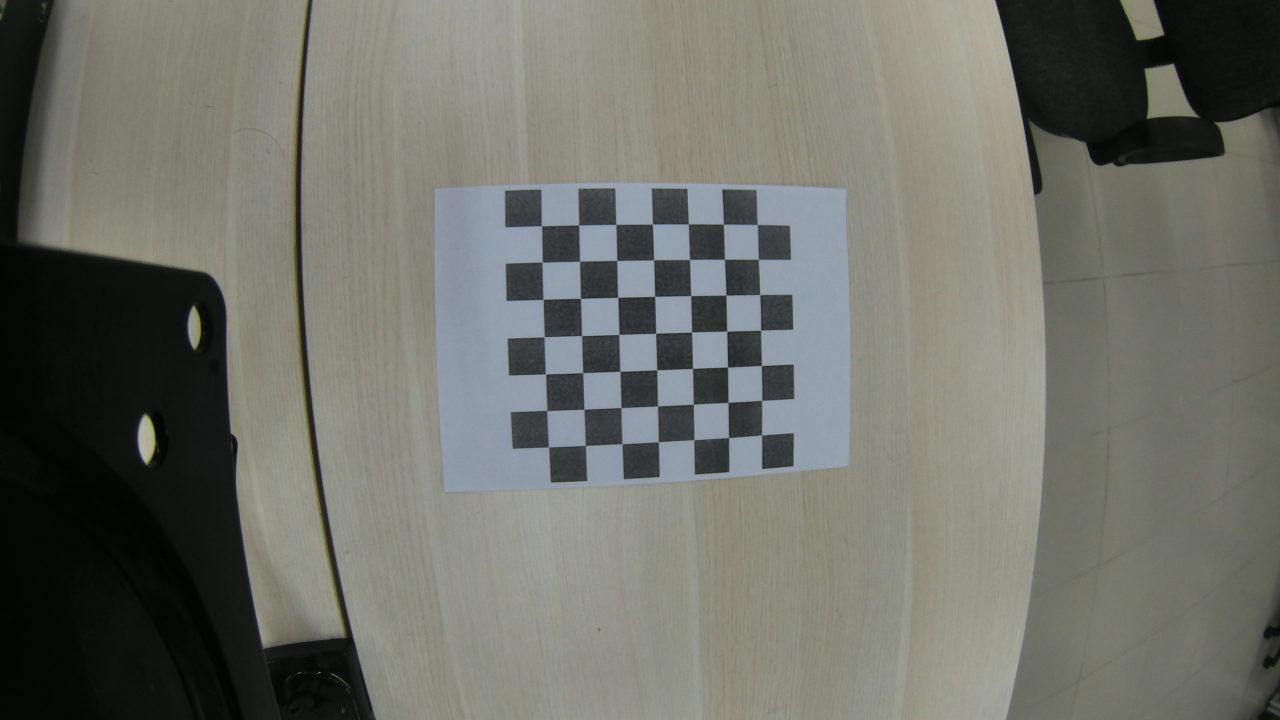
#> input picture new_design/cam_calibration/Calib_pics/WIN_20241030_18_55_36_Pro.jpg, 3840 x 2160 px (shown at 1/3 size); its folder holds 4 pictures in this run
$ python initial_camera_calibration.py
#> lines starting #> are read from the running program, lines starting #| are printed output that depends on the picture
#https://docs.opencv.org/3.3.0/dc/dbb/tutorial_py_calibration.html

import numpy as np
import cv2
import glob
import time

workingdir="/home/pi/Desktop/Captures/"
savedir="camera_data/"
# termination criteria
criteria = (cv2.TERM_CRITERIA_EPS + cv2.TERM_CRITERIA_MAX_ITER, 30, 0.001)
# prepare object points, like (0,0,0), (1,0,0), (2,0,0) ....,(6,5,0)
objp = np.zeros((7*7,3), dtype= np.float32)
np.set_printoptions(precision=14, suppress=True)
#add 2.5 to account for 2.5 cm per square in grid
objp[:,:2] = np.mgrid[0:7,0:7].T.reshape(-1,2)*19

# Arrays to store object points and image points from all the images.
objpoints = [] # 3d point in real world space
imgpoints = [] # 2d points in image plane.
# images = glob.glob('images/*.jpg')
images = glob.glob('Calib_pics/*.jpg')

win_name="Verify"
cv2.namedWindow(win_name, cv2.WND_PROP_FULLSCREEN)
cv2.setWindowProperty(win_name,cv2.WND_PROP_FULLSCREEN,cv2.WINDOW_FULLSCREEN)

print("getting images")
for fname in images:
    img = cv2.imread(fname)
#> img is the input picture: shape (2160, 3840, 3); mean B, G, R 104.8, 112.5, 111.4
    print(fname)
    gray = cv2.cvtColor(img, cv2.COLOR_BGR2GRAY)
    dark_gray = cv2.multiply(gray, 0.5)
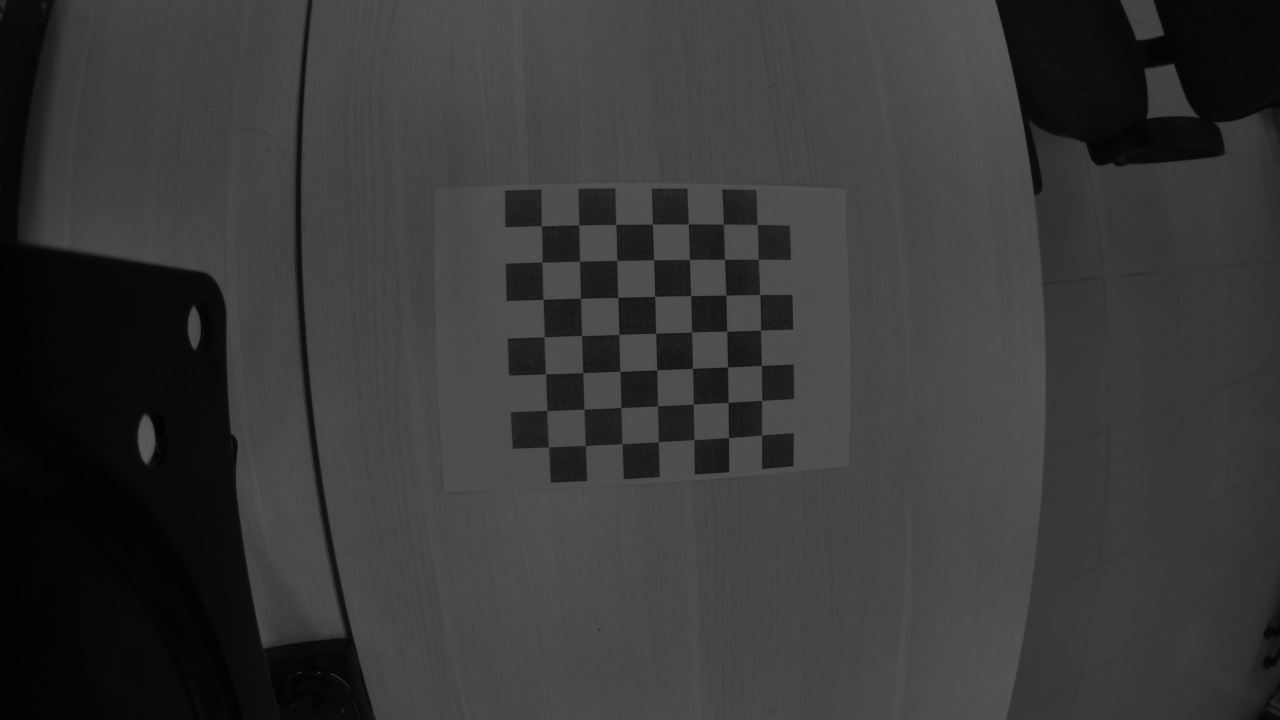
#> dark_gray: shape (2160, 3840) (shown at 1/3 size); min 0, max 94, mean 55.6
    cv2.imshow(win_name,dark_gray)
    cv2.waitKey(1000)


    # Find the chess board corners
    ret, corners = cv2.findChessboardCorners(gray, (7,7), None)
#> ret = True; corners = 49 rows, first 8: [2272.5, 674.5], [2277, 778.1], [2281.6, 884.8], [2284, 990.5], [2286.6, 1097.4], [2286.9, 1201.9], [2287.5, 1306.3], [2172, 672.5]
    # print(corners)
    # print(objpoints)
    # If found, add object points, image points (after refining them)
    if ret == True:
        print("Chess corner == True")
        objpoints.append(objp)
        corners2=cv2.cornerSubPix(gray,corners, (11,11), (-1,-1), criteria)
#> corners2 = 49 rows, first 8: [2273.3, 674.4], [2276.6, 778.7], [2280.5, 884.6], [2283.5, 991.1], [2285.6, 1097.4], [2286.7, 1201.8], [2286.5, 1306.1], [2172, 673.5]
        imgpoints.append(corners)
        # Draw and display the corners
        cv2.drawChessboardCorners(img, (7,7), corners2, ret)
        cv2.imshow(win_name, img)
        cv2.waitKey(500)

    img1=img
#> pass 2 of the loop `for fname in images:`:
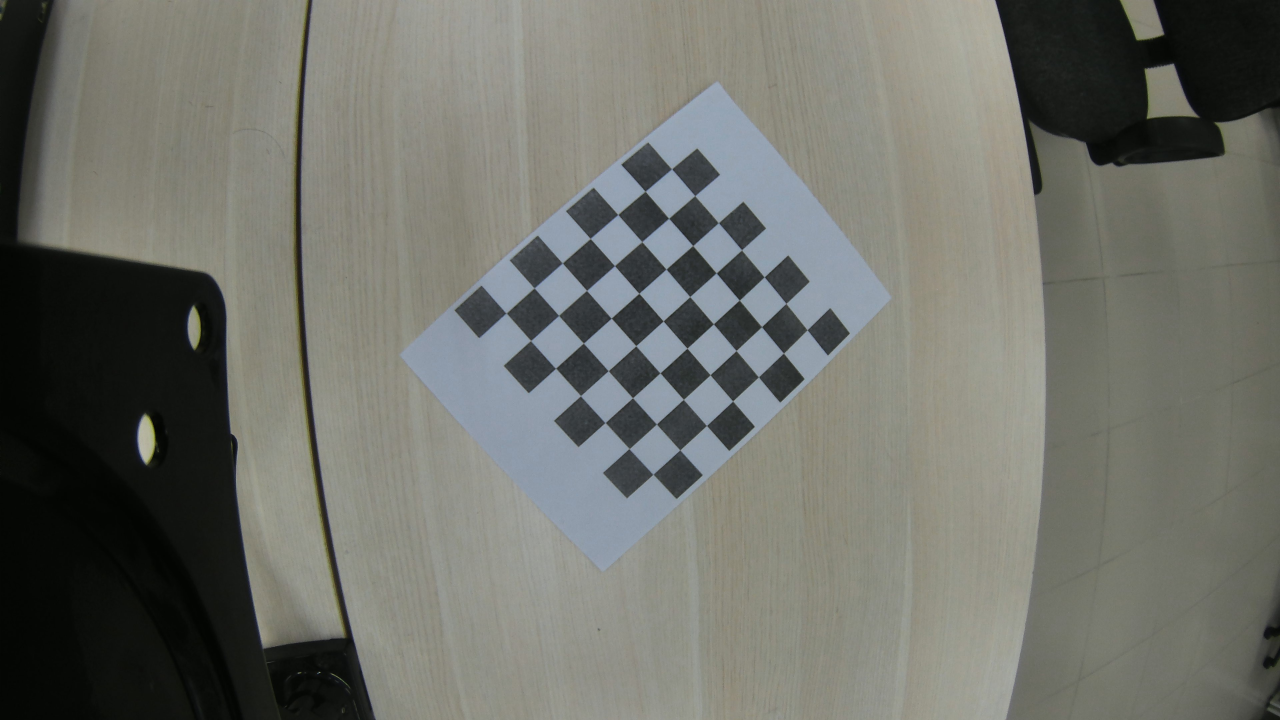
#> input picture new_design/cam_calibration/Calib_pics/WIN_20241030_18_55_49_Pro.jpg, 3840 x 2160 px (shown at 1/3 size)
#> img is the input picture: shape (2160, 3840, 3); mean B, G, R 105.8, 112.7, 111.3
#> `dark_gray = cv2.multiply(gray, 0.5)`:
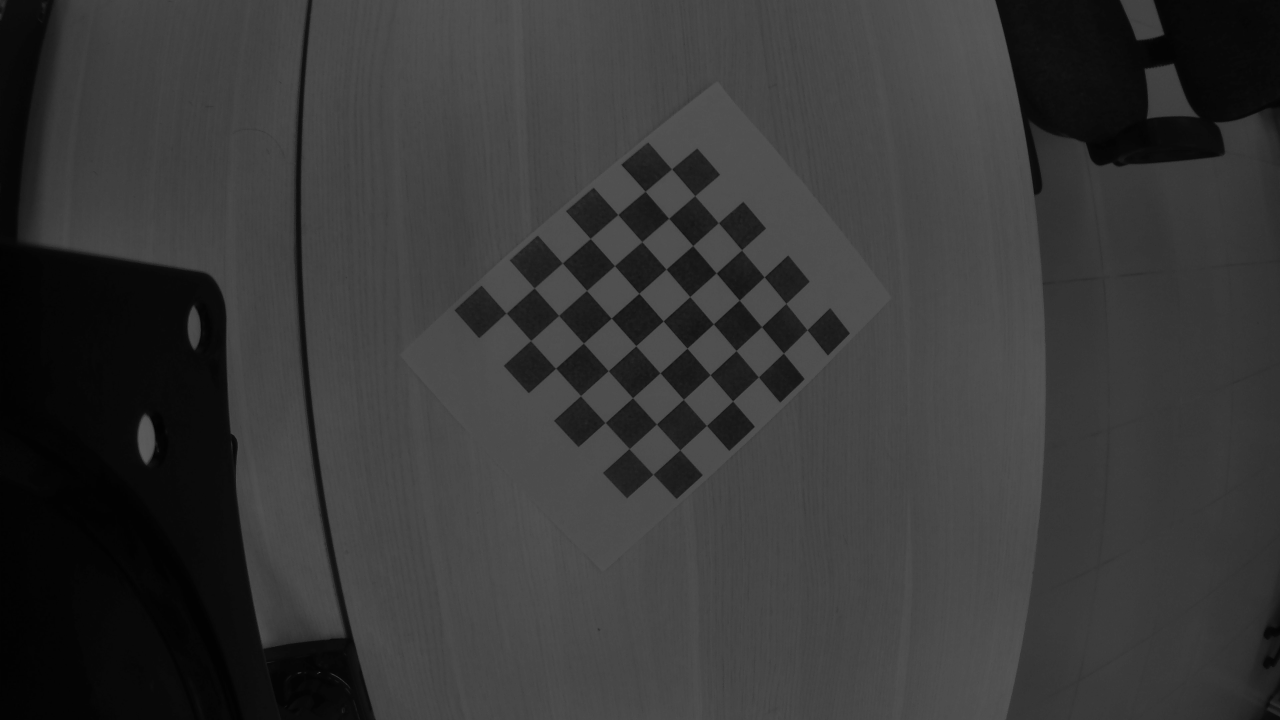
#> dark_gray: shape (2160, 3840) (shown at 1/3 size); min 0, max 95, mean 55.7
#> corners = 49 rows, first 8: [2017.7, 506.3], [2086.3, 586.7], [2157.9, 667.5], [2225.5, 750.5], [2294.4, 831], [2359.5, 911], [2422, 990.5], [1938.1, 574.2]
#> corners2 = 49 rows, first 8: [2016.1, 507.5], [2085.5, 587.9], [2156.1, 669], [2226, 750.5], [2293.8, 831.4], [2359.3, 911.1], [2422.5, 990.5], [1936.4, 574.5]
#> pass 3 of the loop `for fname in images:`:
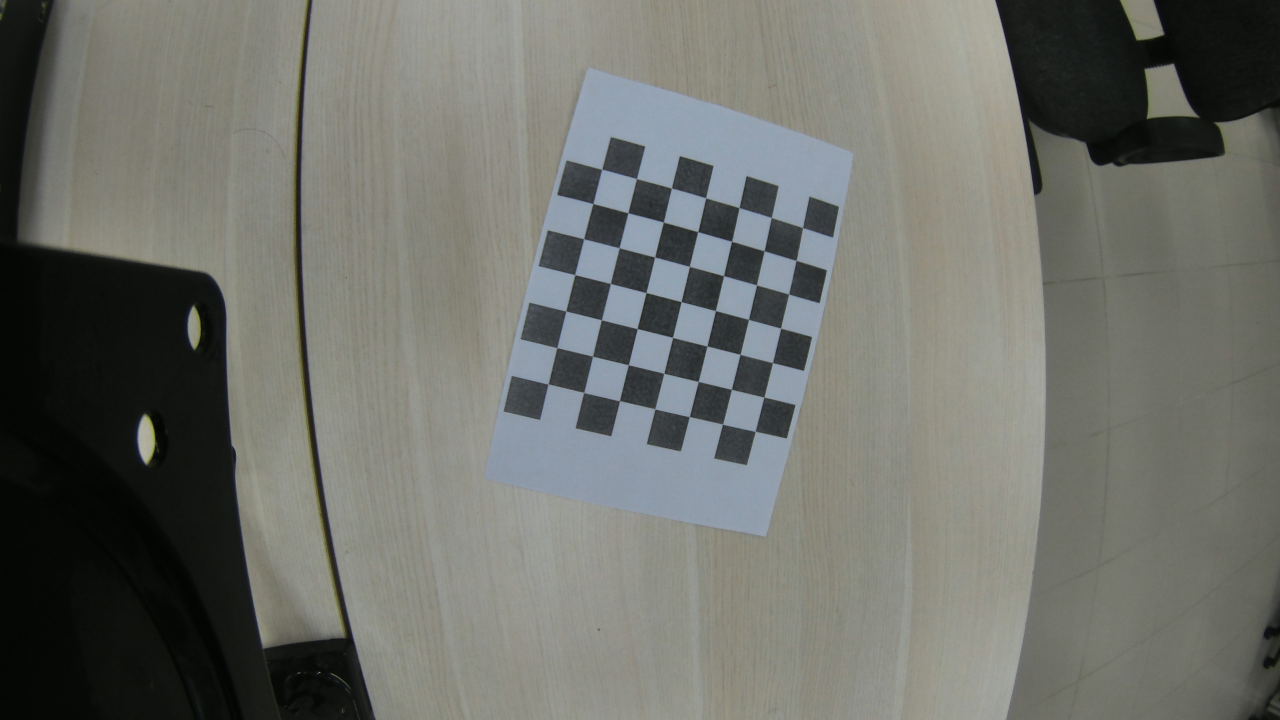
#> input picture new_design/cam_calibration/Calib_pics/WIN_20241030_18_56_03_Pro.jpg, 3840 x 2160 px (shown at 1/3 size)
#> img is the input picture: shape (2160, 3840, 3); mean B, G, R 106.2, 112.4, 110.7
#> `dark_gray = cv2.multiply(gray, 0.5)`:
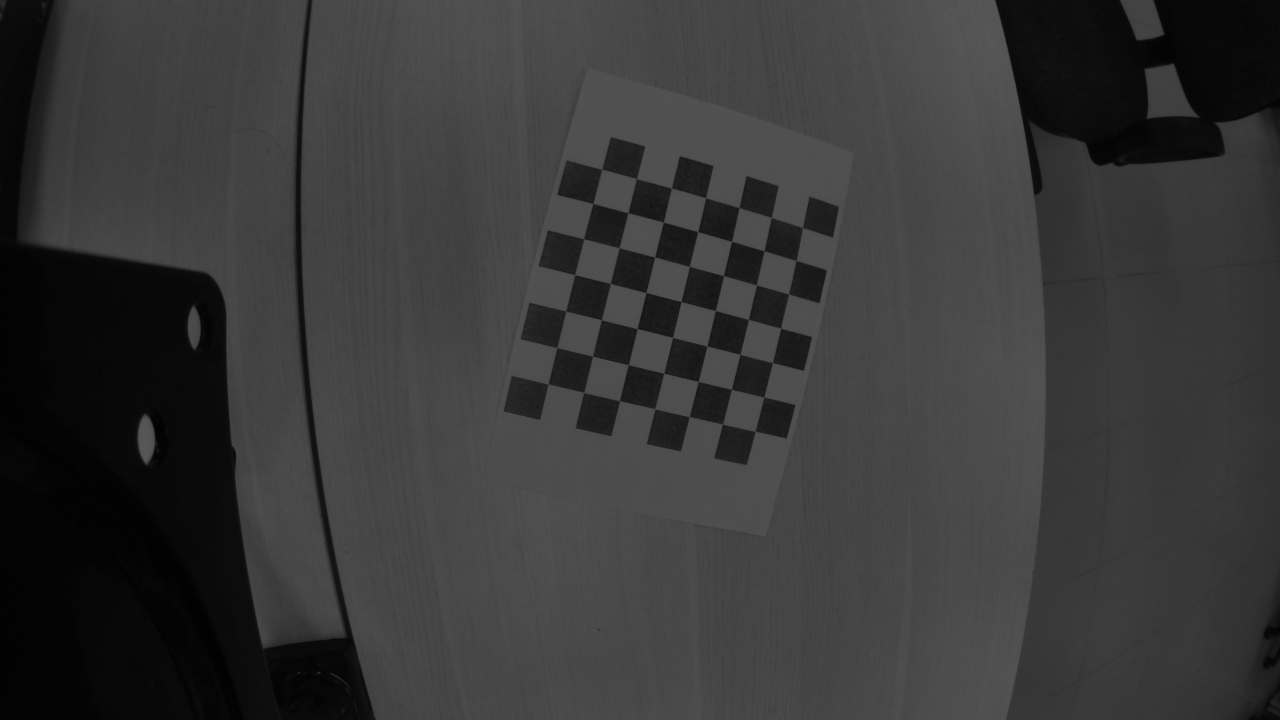
#> dark_gray: shape (2160, 3840) (shown at 1/3 size); min 0, max 94, mean 55.6
#> corners = 49 rows, first 8: [1806, 508], [1912.2, 535.7], [2015, 565], [2117.7, 594], [2217.5, 624], [2316.2, 653.4], [2409.3, 681.6], [1777.6, 611.4]
#> corners2 = 49 rows, first 8: [1806.6, 508.5], [1910.7, 536.5], [2015.3, 565.5], [2118, 594.3], [2218, 623.9], [2315.4, 653.5], [2409.2, 683.7], [1780, 611.4]
#> the loop made 4 passes; the first 3 are shown

cv2.destroyAllWindows()

print(">==> Starting calibration")
ret, cam_mtx, dist, rvecs, tvecs = cv2.calibrateCamera(objpoints, imgpoints, gray.shape[::-1], None, None)

#print(ret)
print("Camera Matrix")
print(cam_mtx)
np.save(savedir+'cam_mtx.npy', cam_mtx)

print("Distortion Coeff")
print(dist)
np.save(savedir+'dist.npy', dist)

print("r vecs")
print(rvecs[2])

print("t Vecs")
print(tvecs[2])


print(">==> Calibration ended")


h,  w = img1.shape[:2]
#> h = 2160; w = 3840
print("Image Width, Height")
print(w, h)
#| 3840 2160
#if using Alpha 0, so we discard the black pixels from the distortion.  this helps make the entire region of interest is the full dimensions of the image (after undistort)
#if using Alpha 1, we retain the black pixels, and obtain the region of interest as the valid pixels for the matrix.
#i will use Apha 1, so that I don't have to run undistort.. and can just calculate my real world x,y
newcam_mtx, roi=cv2.getOptimalNewCameraMatrix(cam_mtx, dist, (w,h), 1, (w,h))
# newcam_mtx, roi=cv2.getOptimalNewCameraMatrix(cam_mtx, dist, (w,h), 0, (w,h))

print("Region of Interest")
print(roi)
np.save(savedir+'roi.npy', roi)

print("New Camera Matrix")
#print(newcam_mtx)
np.save(savedir+'newcam_mtx.npy', newcam_mtx)
print(np.load(savedir+'newcam_mtx.npy'))

inverse = np.linalg.inv(newcam_mtx)
print("Inverse New Camera Matrix")
print(inverse)


# undistort
undst = cv2.undistort(img1, cam_mtx, dist, None, newcam_mtx)
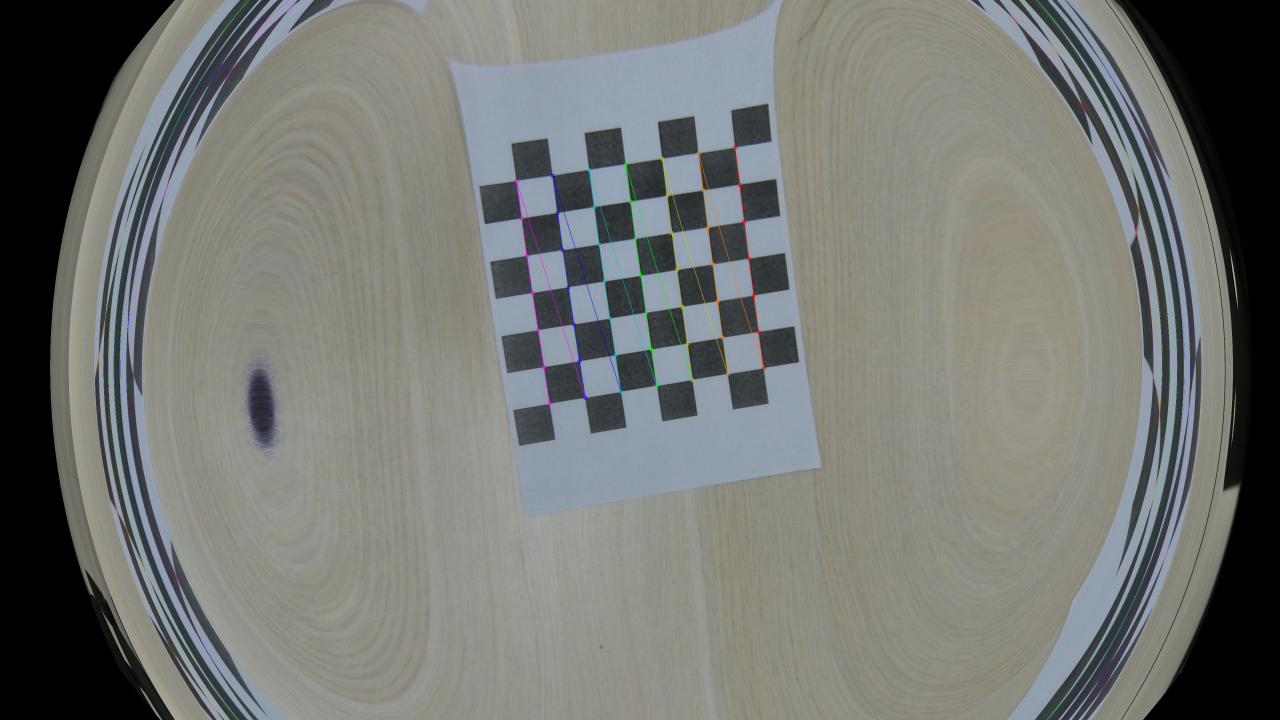
#> undst: shape (2160, 3840, 3) (shown at 1/3 size); mean B, G, R 114.8, 118.9, 116.5
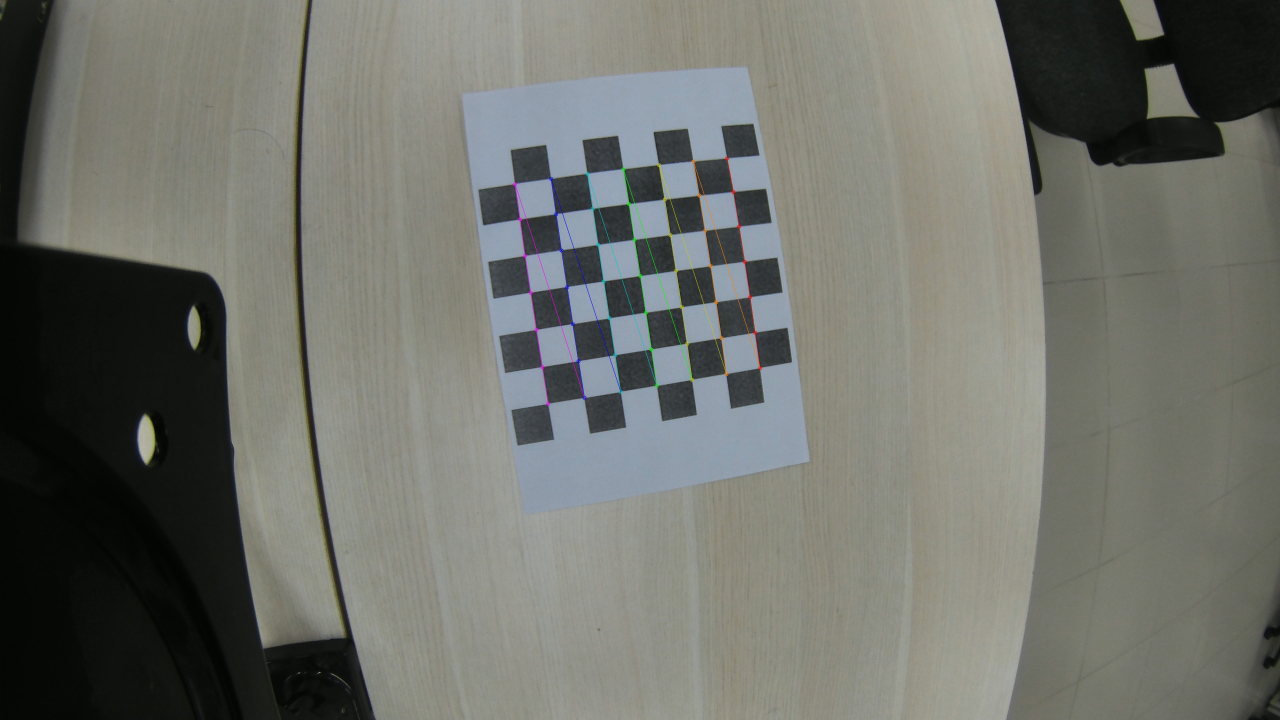
#> img1: shape (2160, 3840, 3) (shown at 1/3 size); mean B, G, R 106.6, 113.2, 111.4

# crop the image
#x, y, w, h = roi
#dst = dst[y:y+h, x:x+w]
#cv2.circle(dst,(308,160),5,(0,255,0),2)
cv2.imshow('img1', img1)
cv2.waitKey(5000)
cv2.destroyAllWindows()
cv2.imshow('img1', undst)
cv2.waitKey(5000)
cv2.destroyAllWindows()
